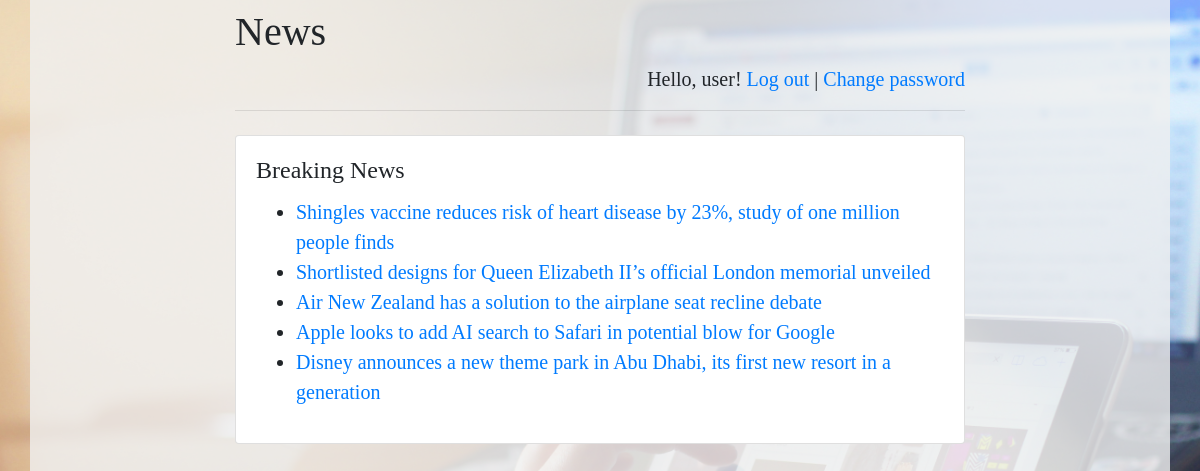
Page /news/ (signed in) on the committed database.
### news/models.py (models this page shows)
class News(models.Model):
    news_title = models.CharField(max_length=255)
    news_text = models.CharField(max_length=5000)
    pub_date = models.DateTimeField('date published')

### news/views.py (the view)
# urls.py: path(r'', views.index, name='index'),
def index(request):
    message = None
    if "message" in request.GET:
        message = request.GET["message"]
    return render(
        request,
        "index.html",
        {
            "latest_news":
                News.objects.order_by('-pub_date')[:5],
            "message": message
        }
    )

### news/templates/index.html
{% extends 'base.html' %}
  {% block main %}
    <h4 class="card-title">Breaking News</h4>
        {% if latest_news %}
        <ul>
            {% for news in latest_news %}
                <li>
                    <a href="/news/{{ news.id }}/">
                        {{ news.news_title }}
                    </a>
                </li>
            {% endfor %}
        </ul>
    {% else %}
        <p>No news is available right now.</p>
    {% endif %}
{% endblock %}

### news/templates/base.html (shortened to what this page needs)
<!doctype html>
{% load static %}
<html lang="en">
<head>
    <link rel="stylesheet"
href="https://stackpath.bootstrapcdn.com/bootstrap/4.1.3/css/bootstrap.min.css">
</head>
<body style="background-image: url({% static "news_photo2.jpg" %}); background-size:cover; background-repeat: no-repeat;" >
<div class="container" style="height:100vh; min-height: fit-content;
font-family: 'Bookman Old Style',serif; font-size: 20px; background-color: rgba(240,240, 240, 0.8)">
    <div class="row justify-content-center">
        <div class="col-8">
            <h1 class="mt-2">News</h1>
            {% if user.is_authenticated %}
                <p class="text-right">
                    Hello, {{ user.username }}!
                    <a href="/news/logout">Log out</a> |
                    <a href="/news/password-change">
                        Change password
                    </a>
                </p>
            {% else %}
                <p class="text-right">
                    <a href="/news/login">Log in</a> |
                    <a href="/news/register">Register</a>
                </p>
            {% endif %}
            <hr class="mt-0 mb-4">
            <div class="card">
                <div class="card-body">
                    {% block main %}
                    {% endblock %}
                </div>
            </div>
        </div>
    </div>
</div>
</body>
</html>

### rows in the picture
News: news_title "Shingles vaccine reduces risk of heart disease by 23%, study of one million people finds"
News: news_title "Shortlisted designs for Queen Elizabeth II’s official London memorial unveiled"
News: news_title "Air New Zealand has a solution to the airplane seat recline debate"
News: news_title "Apple looks to add AI search to Safari in potential blow for Google"
News: news_title "Disney announces a new theme park in Abu Dhabi, its first new resort in a generation"

### other values in the picture
{{ user.username }} "user"
